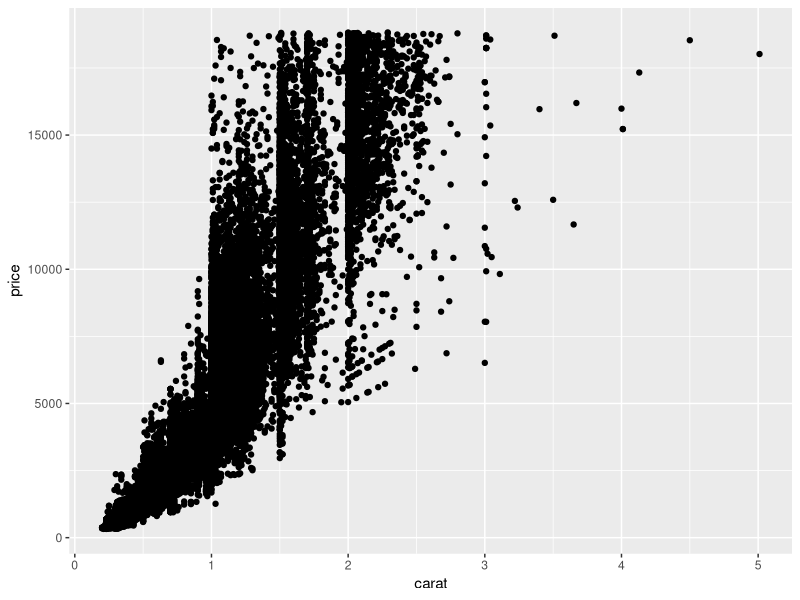
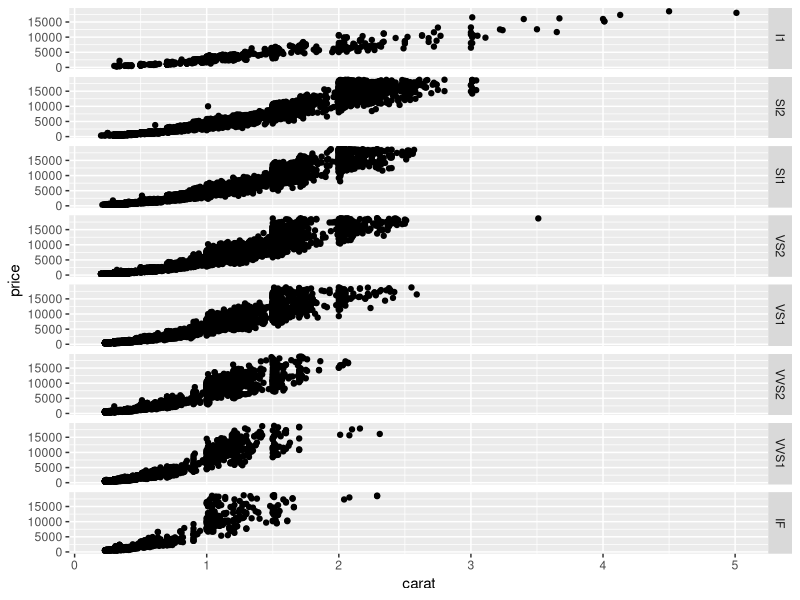
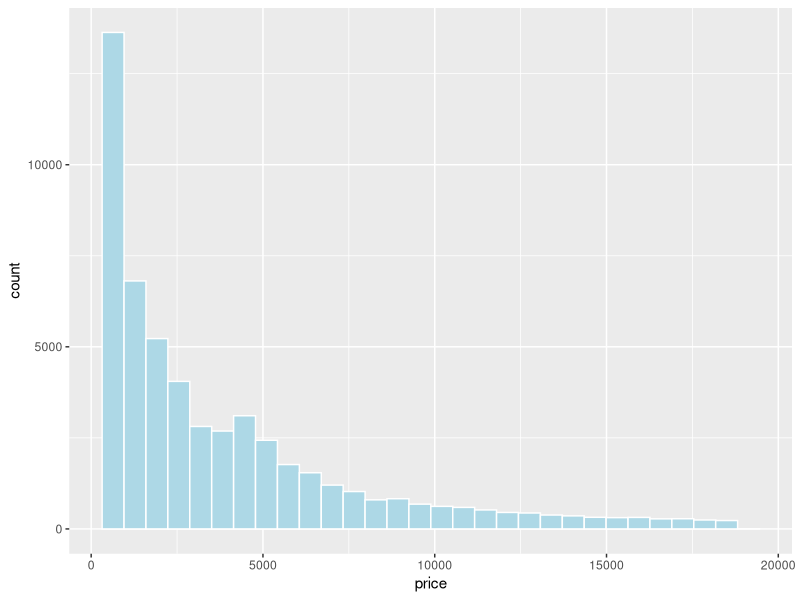
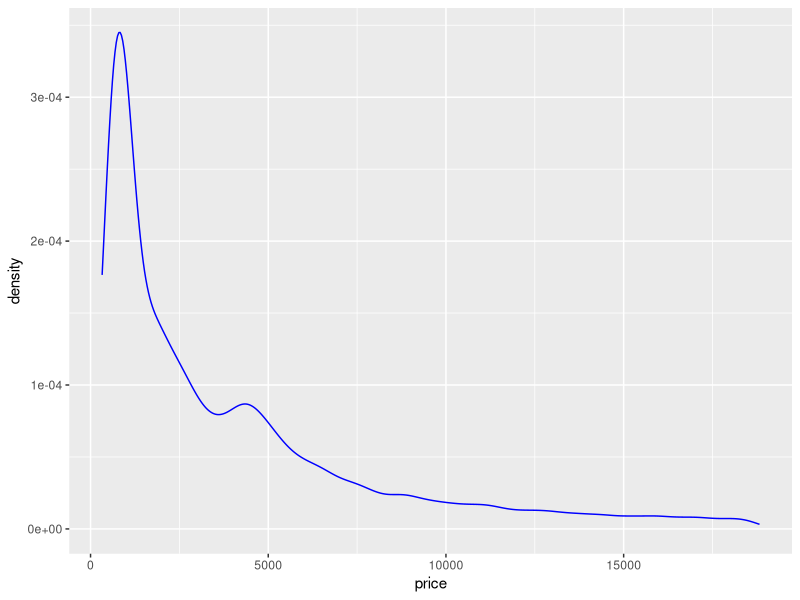
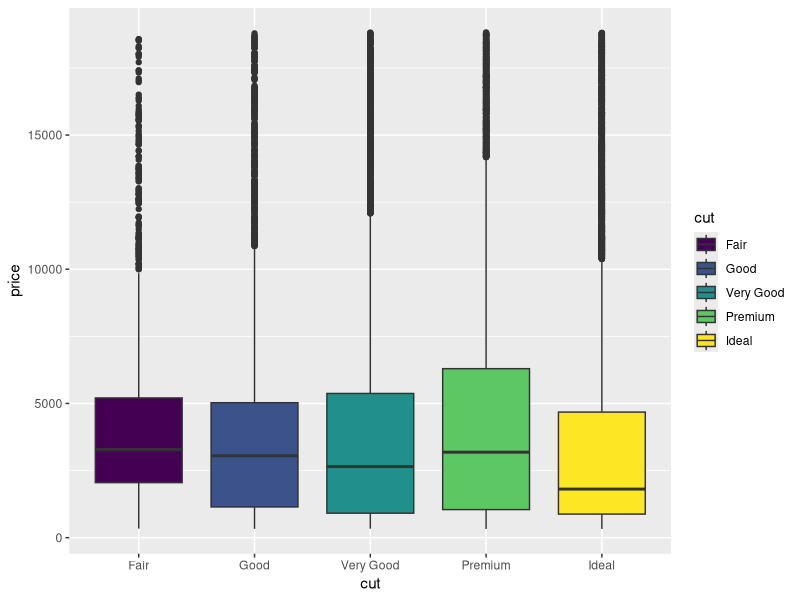
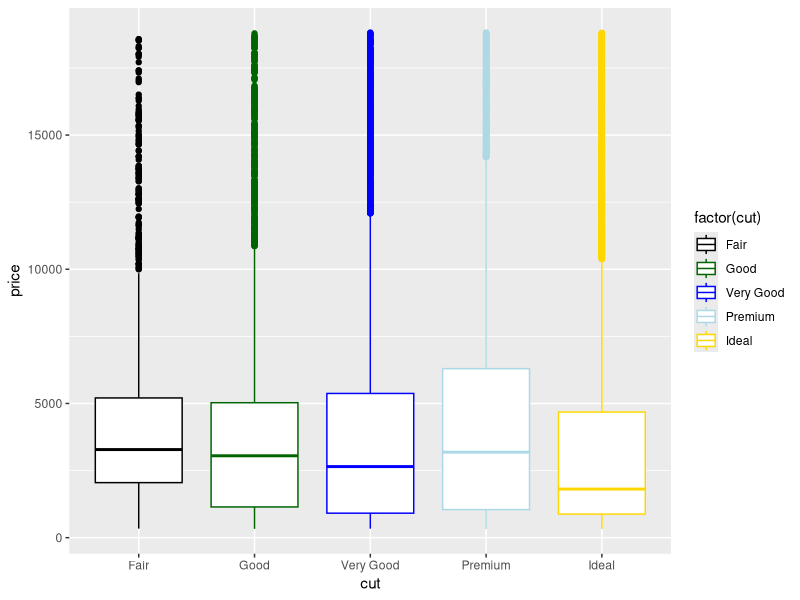
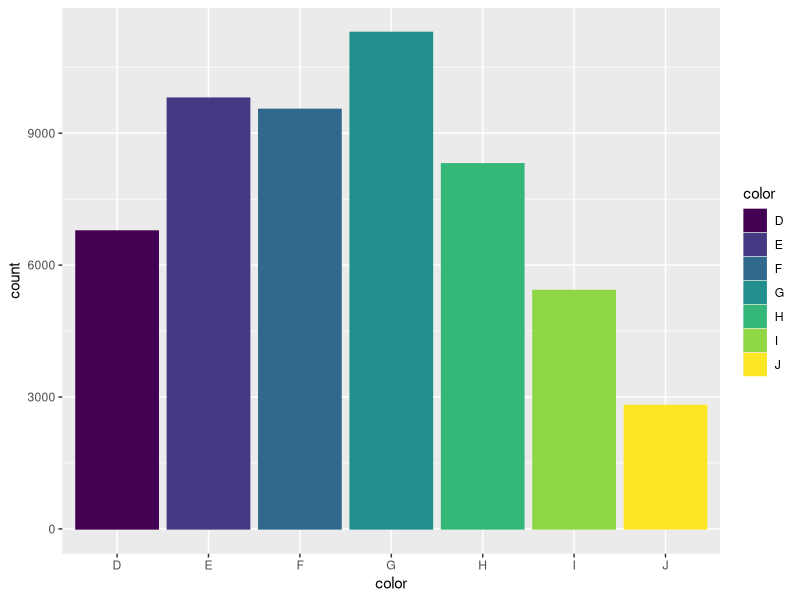

These charts were generated, in order, by the following R code:
## ---- chunk 1
require(ggplot2)
## ---- chunk 2
#item 1
# Aesthetics obrigatorios de geom_point(): x,y conforme help()

#item 2
ggplot(diamonds,aes(carat,price))+geom_point()+xlab("carat")+ylab("price")

#item 3
ggplot(diamonds,aes(carat,price))+geom_point()+xlab("carat")+ylab("price")+facet_grid(clarity ~.)

#item 4
# Aesthetics obrigatorios de geom_histogram(): x conforme help()

#item 5
ggplot(diamonds,aes(x=price))+geom_histogram(fill="light blue",colour="white")

#item 6
ggplot(diamonds,aes(x=price))+geom_density(colour="blue")

#item 7
# Aesthetics obrigatorios de geom_boxplot(): lower,middle,upper,x,ymax,ymin

#item 8
ggplot(diamonds,aes(x=as.factor(cut),y=price,lower=quantile(price,.25),
                    middle=median(price),upper=quantile(price,.75),
                    ymax=max(price),ymin=min(price),
                    fill=as.factor(cut)))+geom_boxplot()+xlab("cut")+labs(fill="cut")

#item 9
graf <- ggplot(diamonds,aes(x=as.factor(cut),y=price,lower=quantile(price,.25),
                    middle=median(price),upper=quantile(price,.75),
                    ymax=max(price),ymin=min(price)))

                    graf+geom_boxplot(aes(colour=factor(cut)))+xlab("cut")+guides(fill=FALSE)+scale_color_manual(values=c("Fair"="black","Good"="dark green","Very Good"="blue","Premium"="light blue","Ideal"="gold"))
                    
       
#item 10
#Aesthetics obrigatorios de geom_bar: x
                    
#item 11
ggplot(diamonds,aes(color))+geom_bar(aes(colour=color,fill=color))
                    
                    
